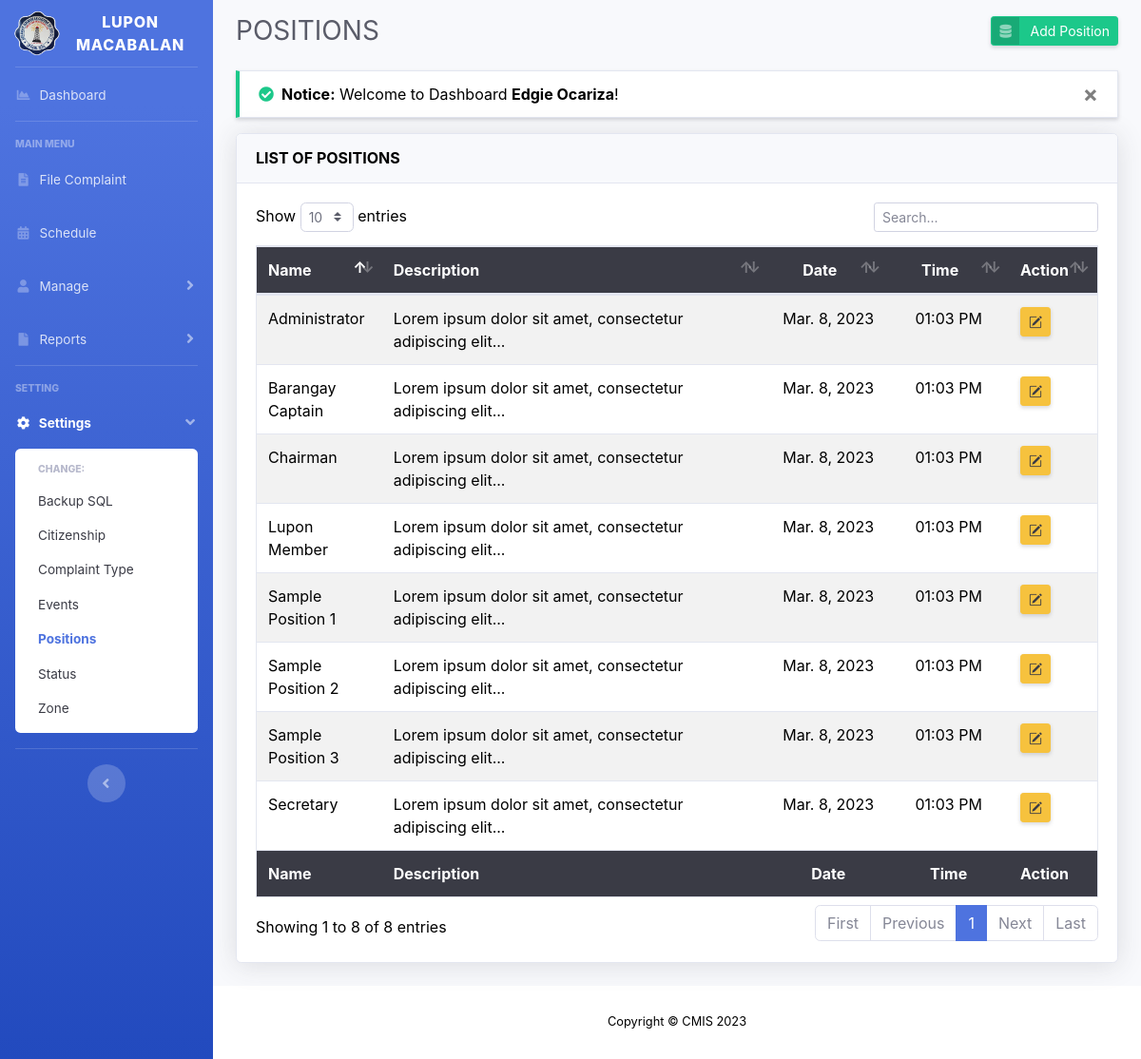
The app's page /positions.php (signed in), older data.
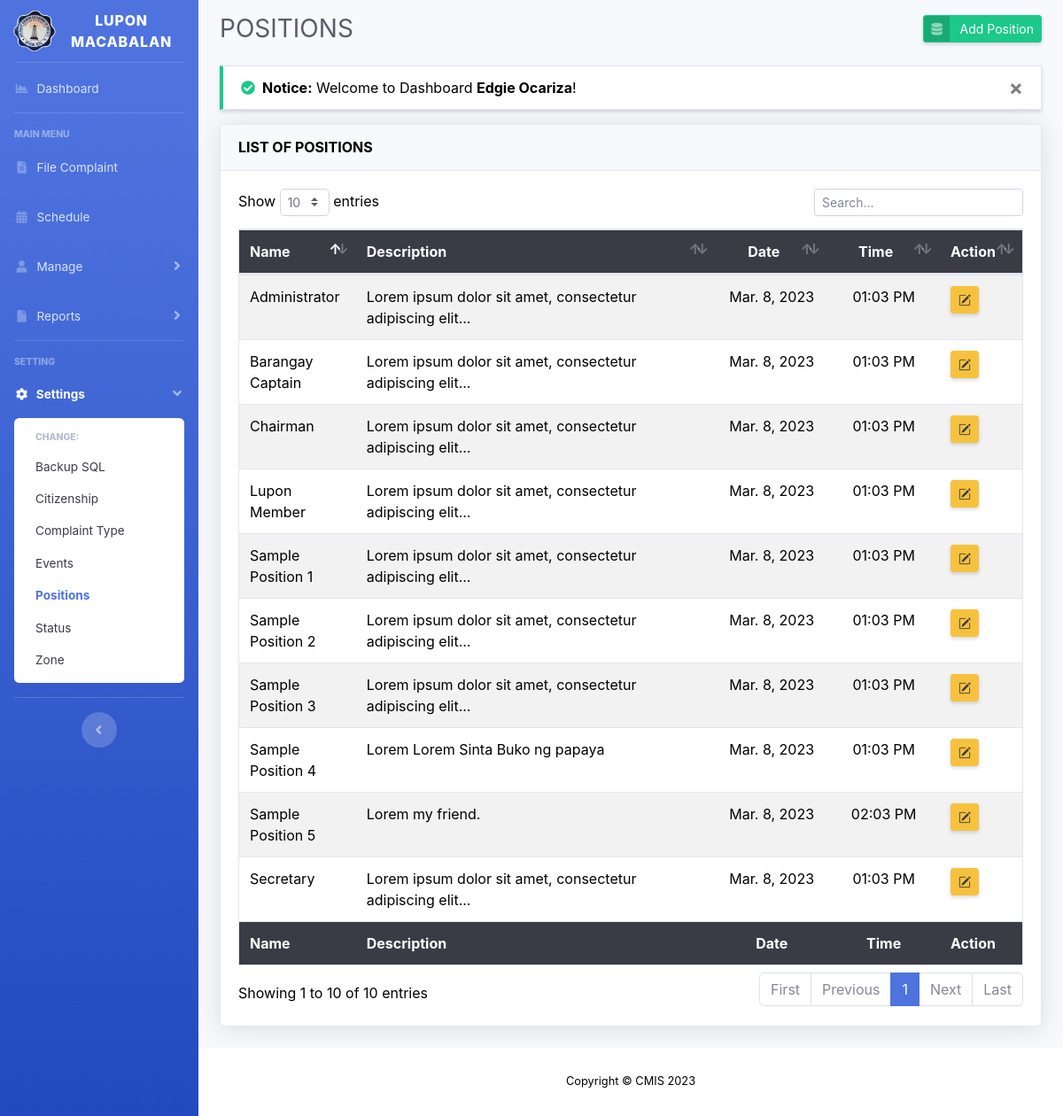
The same page, newer data.
### tables this page shows
CREATE TABLE `tbl_positions` (
  `pos_id` int(11) unsigned NOT NULL AUTO_INCREMENT,
  `pos_name` varchar(50) DEFAULT NULL,
  `pos_description` text NOT NULL,
  `pos_regdatetime` timestamp NOT NULL DEFAULT current_timestamp(),
  PRIMARY KEY (`pos_id`)
);

### positions.php (the view, shortened to what this page needs)
<?php
include 'layouts/header.php';
include 'config/connection.php';
$positions = $connection->query("SELECT * FROM tbl_positions");
?>
<div id="content">
	<div class="container-fluid">
		<div class="d-sm-flex align-items-center justify-content-between mb-4">
			<h1 class="h3 mb-0 text-gray-800">POSITIONS</h1>
			<a href="#" class="d-none d-sm-inline-block btn btn-sm btn-success btn-icon-split shadow-sm" data-toggle="modal" data-target="#addPositionModal">
				<span class="icon text-white-50">
					<i class="fas fa-database"></i>
				</span>
				<span class="text">Add Position</span>
			</a>
		</div>
		<?php include 'config/message.php'; ?>
		<div class="card shadow mb-4">
			<div class="card-header py-3">
              	<h6 class="m-0 font-weight-bold">LIST OF POSITIONS</h6>
            </div>
            <div class="card-body">
            	<div class="table-responsive">
            		<table class="table table-striped border text-dark" id="table_asc" width="100%">
            			<thead class="bg-gray-900 text-white">
            				<tr>
								<th style="width: 15%">Name</th>
								<th style="width: 50%">Description</th>
								<th class="text-center" style="width: 15%" data-toggle="tooltip" title="Date Added">Date</th>
								<th class="text-center" style="width: 15%" data-toggle="tooltip" title="Time Added">Time</th>
								<th style="width: 5%">Action</th>
            				</tr>
            			</thead>
            			<tbody>
            				<?php
							if ($positions->num_rows > 0) {
								while ($row = $positions->fetch_assoc()) {
									?>
									<tr>
										<td><?= $row['pos_name'] ?></td>
										<td><?php if(strlen($row['pos_description']) >= 55): echo substr($row['pos_description'], 0, 55) . '...'; else: echo $row['pos_description']; endif; ?></td>
										<td class="text-center"><?= date('M. j, Y', strtotime($row['pos_regdatetime'])) ?></td>
										<td class="text-center"><?= date('h:m A', strtotime($row['pos_regdatetime'])) ?></td>
										<td><a href="" class="btn btn-warning btn-sm shadow-sm" data-toggle="modal" data-target="#editPositionModal<?= $row['pos_id'] ?>" data-toggle="tooltip" title="Edit"><i class="bi bi-pencil-square text-gray-900"></i></a></td>
									</tr>
									<?php
								}
							}
							?>
            			</tbody>
            			<tfoot class="bg-gray-900 text-white">
            				<tr>
								<th style="width: 15%">Name</th>
								<th style="width: 50%">Description</th>
								<th class="text-center" style="width: 15%" data-toggle="tooltip" title="Date Added">Date</th>
								<th class="text-center" style="width: 15%" data-toggle="tooltip" title="Time Added">Time</th>
								<th style="width: 5%">Action</th>
            				</tr>
            			</tfoot>
            		</table>
            	</div>
            </div>
		</div>
	</div>
</div>
<?php
include 'layouts/footer.php';
?>

Row changes from the older to the newer data that the page shows:
added tbl_positions: pos_name "Sample Position 4", pos_description "Lorem Lorem Sinta Buko ng papaya", pos_regdatetime "Mar. 8, 2023", pos_regdatetime "01:03 PM"
added tbl_positions: pos_name "Sample Position 5", pos_description "Lorem my friend.", pos_regdatetime "Mar. 8, 2023", pos_regdatetime "02:03 PM"
Text that changed along with them:
text written by a page script: "Show entries Showing 1 to 8 of 8 entries First Previous 1 Next Last" → "Show entries Showing 1 to 10 of 10 entries First Previous 1 Next Last"
